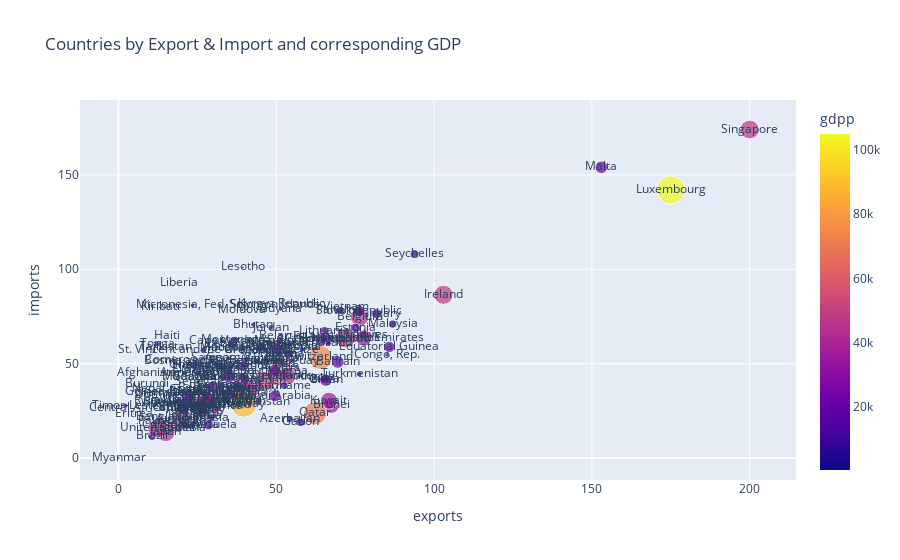

Write notebook code for a chart like this one.
### Code cell
#Find the effect of export import into GDP country
px.scatter(data_frame=data, x='exports', y='imports',size='gdpp', text='country', color='gdpp', title='Countries by Export & Import and corresponding GDP')

### Figure 1 — Plotly figure (JSON) as saved in the notebook; plotly's stock layout.template omitted (floating-point values rounded to 4 significant figures; data arrays with more than 128 entries replaced by an {"elided": "..."} marker saying what was removed)
{"data": [{"hovertemplate": "exports=%{x}<br>imports=%{y}<br>gdpp=%{marker.color}<br>country=%{text}<extra></extra>", "legendgroup": "", "marker": {"color": {"elided": "167 int values"}, "coloraxis": "coloraxis", "size": {"elided": "167 int values"}, "sizemode": "area", "sizeref": 262.5, "symbol": "circle"}, "mode": "markers+text", "name": "", "orientation": "v", "showlegend": false, "text": {"elided": "167 str values"}, "type": "scatter", "x": {"elided": "167 float values"}, "xaxis": "x", "y": {"elided": "167 float values"}, "yaxis": "y"}], "layout": {"coloraxis": {"colorbar": {"title": {"text": "gdpp"}}, "colorscale": [[0, "#0d0887"], [0.1111, "#46039f"], [0.2222, "#7201a8"], [0.3333, "#9c179e"], [0.4444, "#bd3786"], [0.5556, "#d8576b"], [0.6667, "#ed7953"], [0.7778, "#fb9f3a"], [0.8889, "#fdca26"], [1, "#f0f921"]]}, "legend": {"itemsizing": "constant", "tracegroupgap": 0}, "title": {"text": "Countries by Export & Import and corresponding GDP"}, "xaxis": {"anchor": "y", "domain": [0, 1], "title": {"text": "exports"}}, "yaxis": {"anchor": "x", "domain": [0, 1], "title": {"text": "imports"}}}}
